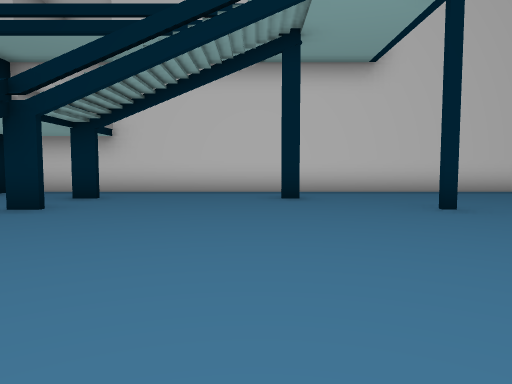
View 1 (above)

16 first-person views from a walk through a Unity game level. The camera is 1.3 m above the floor, tilts 4° down and sees 70° across. The floor is counted in squares, 2 m on a side. Each view is taken from the middle of a square. On the plan, view 1 faces up. The plan holds only what a view shows up to about 11 squares ahead; the rest is blank. The place goes on beyond the plan. Some surface patterns are stand-ins.

View 2
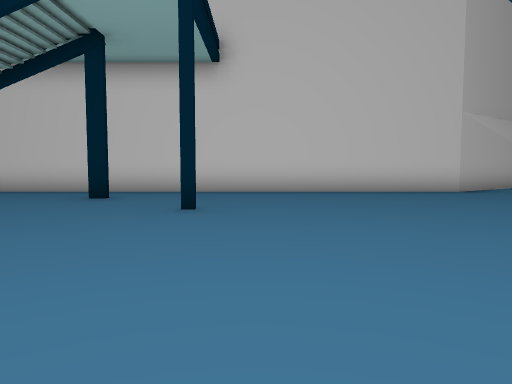

View 3
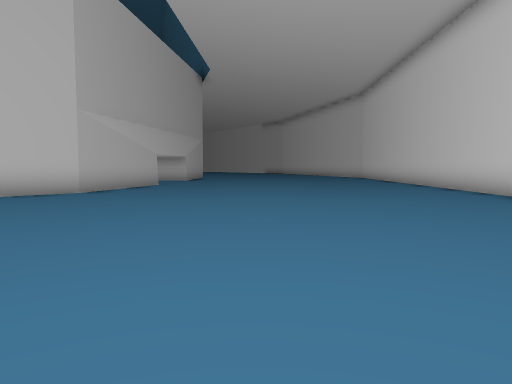

View 4
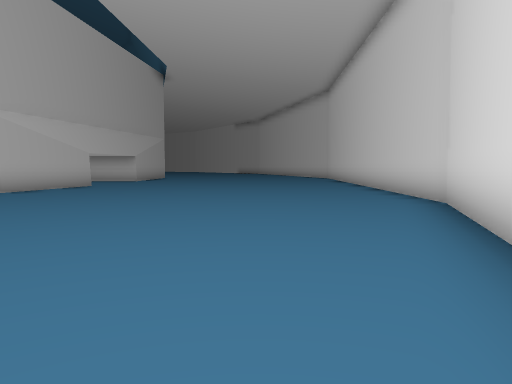

View 5
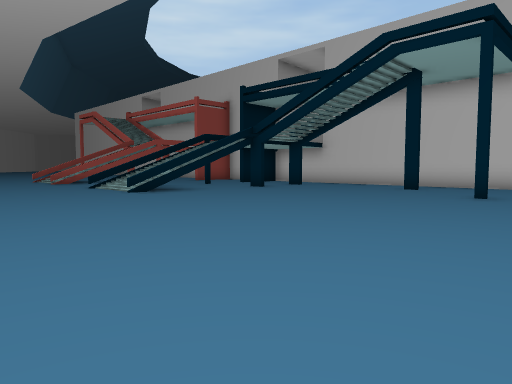

View 6
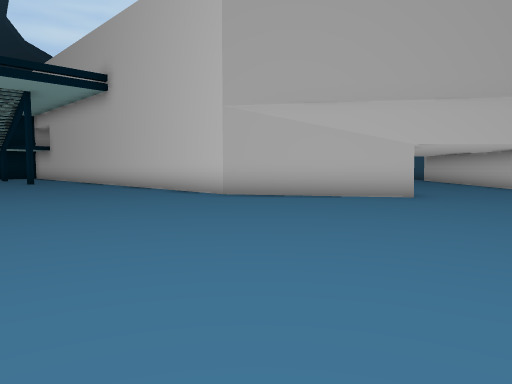

View 7
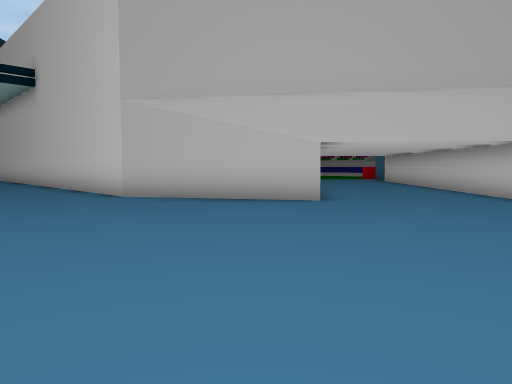

View 8
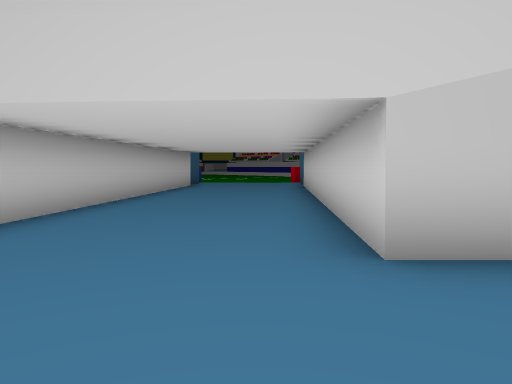

View 9
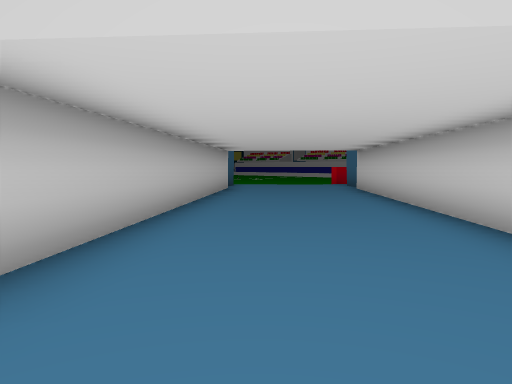

View 10
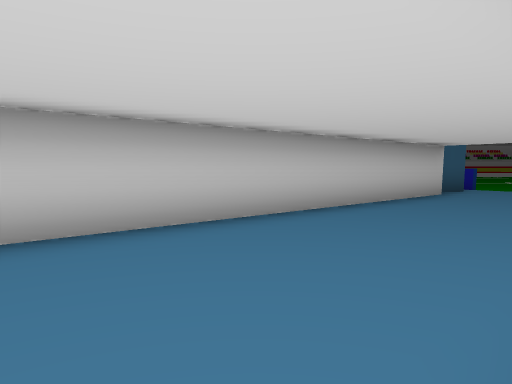

View 11
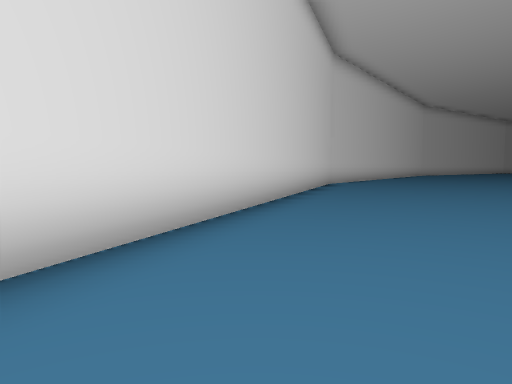

View 12
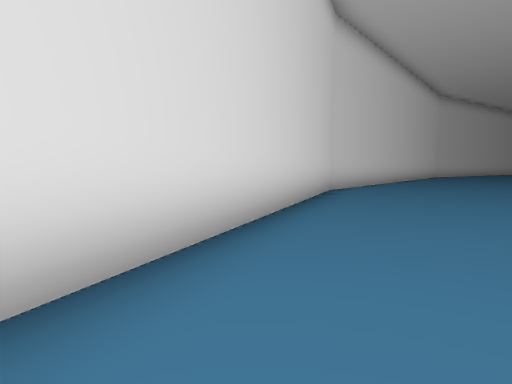

View 13
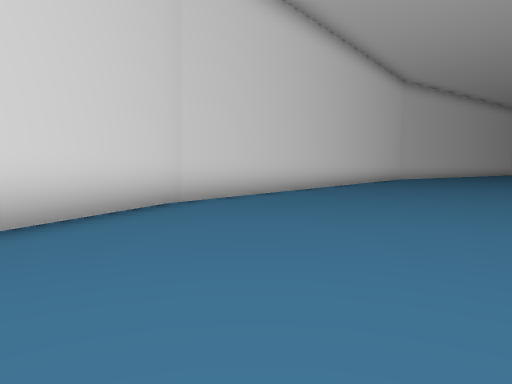

View 14
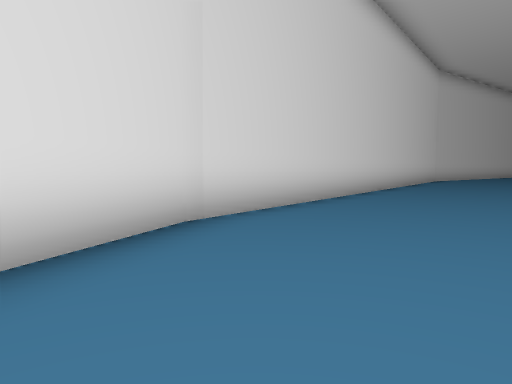

View 15
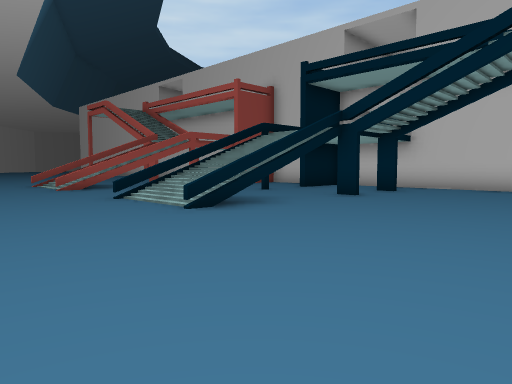

View 16
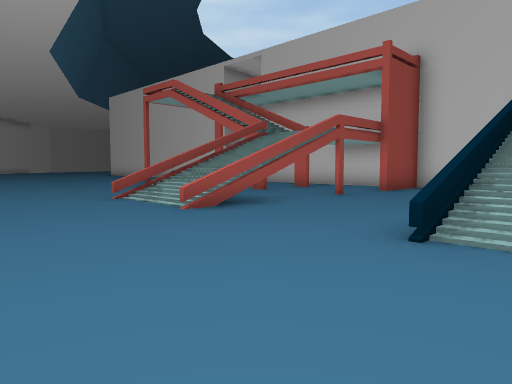

### Floor plan
Points are (right, up) in squares from view 1. A wall is a line through its corners. A room is listed if a view was taken in it or the views show most of it. See-through windows are left out.
Room 1 (views 1, 2, 3, 4, 5, 6, 7, 8, 9, 10, 11, 12, 13, 14, 15, 16)
walls: (-3.2, 5.5) (-3.9, 5.5); (-3.2, 7.6) (-3.9, 7.6); (-6.2, 3.6) (-6.2, 1.1); (1, 7.6) (0.5, 7.6); (-9.7, 4.1) (-9.7, 1.1); (-8.5, 9.6) (-9.1, 9.6); (-9.5, 9.1) (-9.5, 7.5); (2.1, -4.8) (15, 1.2) (17.6, 3.5); (-12.1, 5.5) (-12.6, 5.5); (-5.7, -5.9) (2.2, -4.8); (13, 11.9) (9.3, 9.6) (-5.6, 9.6); (6.3, 19.5) (12.4, 12.4); (5.5, 20.5) (5.7, 19.7); (16.5, 15.1) (15.8, 14.4) (10.6, 20.5)
low walls: (-12.2, 4) (-12.2, 1.1)
ways out: gap at (-10, 2.5); gap at (-6, 3)

Where each view was taken, in squares from view 1:
view 1: 0 up, 0 right, facing up
view 2: 0 up, 4 right, facing up
view 3: 0 up, 6 right, facing up-right
view 4: 1 down, 8 right, facing up-right
view 5: 3 down, 5 right, facing up-left
view 6: 4 up, 16 right, facing up-left
view 7: 6 up, 17 right, facing up-left
view 8: 12 up, 17 right, facing up-left
view 9: 12 up, 15 right, facing up-left
view 10: 15 up, 15 right, facing left
view 11: 3 up, 14 right, facing down-left
view 12: 1 up, 11 right, facing down-left
view 13: 1 up, 6 right, facing down-left
view 14: 1 down, 5 right, facing down-left
view 15: 2 down, 1 right, facing up-left
view 16: 2 down, 5 left, facing up-left
